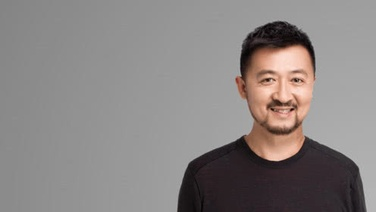
#> input picture image_basic_process/image/zhangyi.jpg, 376 x 212 px, shrunk from 496 x 280 before the run
$ python image_mid_level_kernal.py
#> lines starting #> are read from the running program, lines starting #| are printed output that depends on the picture
# -*- coding: utf-8 -*-
# @Time    : 2020-01-12 19:55
# @Author  : AnYongYi

import cv2
import numpy as np

img_path_zhangyi = "./image/zhangyi.jpg"
img_path_dark = "./image/dark.jpg"


def gauss():
    img = cv2.imread(img_path_zhangyi)
    img_gauss = cv2.GaussianBlur(img, (7, 7), 1)
    cv2.imshow('img_gauss', img_gauss)

    key = cv2.waitKey()
    if key == 27:
        cv2.destroyAllWindows()


def gauss_contrast():
    kernal = cv2.getGaussianKernel(17, 5)

    img = cv2.imread(img_path_zhangyi)
    img_gauss1 = cv2.GaussianBlur(img, (17, 17), 5)
    img_gauss2 = cv2.sepFilter2D(img, -1, kernal, kernal)
    cv2.imshow('img_g1', img_gauss1)
    cv2.imshow('img_g2', img_gauss2)

    key = cv2.waitKey()
    if key == 17:
        cv2.destroyAllWindows()


def kernal_derivative():
    kernal_lap = np.array([[0, 1, 0],
                           [1, -4, 1],
                           [0, 1, 0]])
    img = cv2.imread(img_path_zhangyi)
    img_lap = cv2.filter2D(img, -1, kernal_lap)
    cv2.imshow('img_lap', img_lap)

    key = cv2.waitKey()
    if key == 27:
        cv2.destroyAllWindows()


def kernal_sharpen():
    # 图像+edge=更锐利地图像，因为突出边缘
    img = cv2.imread(img_path_zhangyi)
#> img is the input picture: shape (212, 376, 3); mean B, G, R 131.1, 132.3, 137.6

    # [19 lines of commented-out code are left out]
    kernel_sharp = np.array([[1, 1, 1], [1, -8, 1], [1, 1, 1]], np.float32)

    ######## Edge #########
    # x轴
    edgex = np.array([[-1, -2, -1], [0, 0, 0], [1, 2, 1]], np.float32)
    sharp_img = cv2.filter2D(img, -1, kernel=edgex)
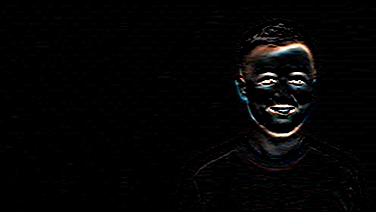
#> sharp_img: shape (212, 376, 3); mean B, G, R 4.4, 4.4, 4.7
    cv2.imshow('edgex_lenna', sharp_img)
    key = cv2.waitKey()
#> (key Esc is pressed here)
    if key == 27:
        cv2.destroyAllWindows()


if __name__ == "__main__":
    # gauss()
    # gauss_contrast()
    # kernal_derivative()
    kernal_sharpen()
